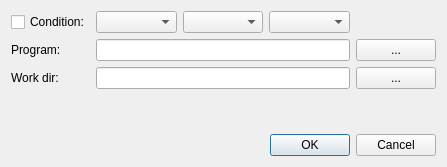
<ui version="4.0" >
 <class>EditApplication</class>
 <widget class="QDialog" name="EditApplication" >
  <property name="geometry" >
   <rect>
    <x>0</x>
    <y>0</y>
    <width>447</width>
    <height>167</height>
   </rect>
  </property>
  <property name="minimumSize" >
   <size>
    <width>0</width>
    <height>0</height>
   </size>
  </property>
  <property name="windowTitle" >
   <string>Dialog</string>
  </property>
  <layout class="QGridLayout" name="gridLayout" >
   <item row="0" column="0" >
    <widget class="QCheckBox" name="chkRepeat_2" >
     <property name="sizePolicy" >
      <sizepolicy vsizetype="Fixed" hsizetype="Fixed" >
       <horstretch>0</horstretch>
       <verstretch>0</verstretch>
      </sizepolicy>
     </property>
     <property name="text" >
      <string>Condition:</string>
     </property>
    </widget>
   </item>
   <item row="0" column="1" >
    <widget class="QComboBox" name="comboType_2" >
     <property name="sizePolicy" >
      <sizepolicy vsizetype="Fixed" hsizetype="Preferred" >
       <horstretch>0</horstretch>
       <verstretch>0</verstretch>
      </sizepolicy>
     </property>
    </widget>
   </item>
   <item row="0" column="2" >
    <widget class="QComboBox" name="comboType_3" >
     <property name="sizePolicy" >
      <sizepolicy vsizetype="Fixed" hsizetype="Preferred" >
       <horstretch>0</horstretch>
       <verstretch>0</verstretch>
      </sizepolicy>
     </property>
     <property name="minimumSize" >
      <size>
       <width>0</width>
       <height>0</height>
      </size>
     </property>
    </widget>
   </item>
   <item row="0" column="3" >
    <widget class="QComboBox" name="comboType_4" >
     <property name="sizePolicy" >
      <sizepolicy vsizetype="Fixed" hsizetype="Preferred" >
       <horstretch>0</horstretch>
       <verstretch>0</verstretch>
      </sizepolicy>
     </property>
    </widget>
   </item>
   <item row="1" column="0" >
    <widget class="QLabel" name="label_33" >
     <property name="text" >
      <string>Program:</string>
     </property>
    </widget>
   </item>
   <item row="1" column="1" colspan="3" >
    <widget class="QLineEdit" name="lineEdit_5" />
   </item>
   <item row="2" column="0" >
    <widget class="QLabel" name="label_34" >
     <property name="text" >
      <string>Work dir:</string>
     </property>
    </widget>
   </item>
   <item row="2" column="1" colspan="3" >
    <widget class="QLineEdit" name="lineEdit_6" />
   </item>
   <item row="3" column="0" colspan="2" >
    <spacer name="verticalSpacer_3" >
     <property name="orientation" >
      <enum>Qt::Vertical</enum>
     </property>
     <property name="sizeHint" stdset="0" >
      <size>
       <width>131</width>
       <height>1</height>
      </size>
     </property>
    </spacer>
   </item>
   <item row="4" column="0" colspan="5" >
    <widget class="QDialogButtonBox" name="buttonBox" >
     <property name="standardButtons" >
      <set>QDialogButtonBox::Cancel|QDialogButtonBox::Ok</set>
     </property>
    </widget>
   </item>
   <item row="2" column="4" >
    <widget class="QPushButton" name="pushButton_7" >
     <property name="text" >
      <string>...</string>
     </property>
    </widget>
   </item>
   <item row="1" column="4" >
    <widget class="QPushButton" name="pushButton_6" >
     <property name="text" >
      <string>...</string>
     </property>
    </widget>
   </item>
  </layout>
  <action name="actionAdd" >
   <property name="text" >
    <string>Add</string>
   </property>
  </action>
  <action name="actionAdd_Child" >
   <property name="text" >
    <string>Add Child</string>
   </property>
  </action>
  <zorder>label_33</zorder>
  <zorder>lineEdit_5</zorder>
  <zorder>label_34</zorder>
  <zorder>lineEdit_6</zorder>
  <zorder>buttonBox</zorder>
  <zorder>chkRepeat_2</zorder>
  <zorder>chkRepeat_2</zorder>
  <zorder>comboType_2</zorder>
  <zorder>comboType_3</zorder>
  <zorder>comboType_4</zorder>
  <zorder>pushButton_6</zorder>
  <zorder>pushButton_7</zorder>
  <zorder>pushButton_7</zorder>
 </widget>
 <resources/>
 <connections/>
</ui>
